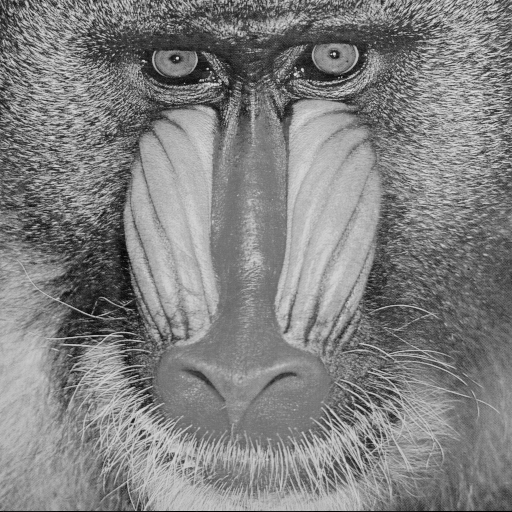
#> input picture MO443/Trabalhos/Trabalho_0/imagens/baboon.png, 512 x 512 px
$ python trabalho_0_exec_3.py imagens/baboon.png 5
#> lines starting #> are read from the running program, lines starting #| are printed output that depends on the picture; after the words box and inside, x2 and y2 are one past the last pixel; in counts of white or black regions, pixels touching at a corner belong together
'''
Trabalho - 0 - Exercicio 3
Aluno: Paulo Junio Reis Rodrigues
RA: 265674
'''
import cv2
import numpy as np
import sys

#Normalizacao de uma imagem de acordo com o g_min e o g_max
def NormalizarImagem (imagem, g_min, g_max):
    primeiroNumerador = (imagem - imagem.min()).astype('float64')
    primeiroDenominador = (imagem.max() - imagem.min())
    resultado = np.round(((g_max - g_min) * primeiroNumerador / primeiroDenominador + g_min)).astype(np.uint8) #Aplicando formula de normalizacao, depois arrendando os valores
    return resultado

#Pegando o plano de bit, de acordo com o plano proposto
def PegarPlanoDeBit(imagem, plano):
    imagemDoPlano = np.full((imagemOriginal.shape[0], imagemOriginal.shape[1]), 2 ** int(plano), np.uint8) #Criando uma matriz auxiliar com todos os valores 2 elavado a plano de bit escolhido
    resultado = (cv2.bitwise_and(imagemDoPlano, imagem)) #Multiplicado por 255, para uma melhor visualizacao
    return NormalizarImagem(resultado, 0,255)

if __name__ == "__main__":

    nomeDoArquivo, plano = sys.argv[1], int(sys.argv[2])
    if plano < 0 or plano > 7:
        print(f'Plano de bit {plano} invalido')
        sys.exit()

    imagemOriginal = cv2.imread(nomeDoArquivo, cv2.IMREAD_GRAYSCALE) #Leitura da imagem original
#> imagemOriginal is the input picture: shape (512, 512); min 0, max 230, mean 129.1
    imagemDoPlano = PegarPlanoDeBit(imagemOriginal, plano)
#> in PegarPlanoDeBit, `resultado = (cv2.bitwise_and(imagemDoPlano, imagem))`:
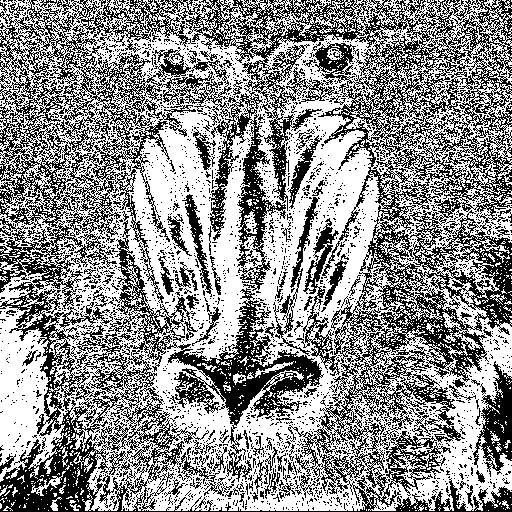
#> resultado: shape (512, 512); values 0 (black) and 32 (white), 56.3% white; black in thin lines or dots
#> in PegarPlanoDeBit, `resultado = (cv2.bitwise_and(imagemDoPlano, imagem))`: imagemDoPlano: shape (512, 512); every value is 32
#> in NormalizarImagem, `primeiroDenominador = (imagem.max() - imagem.min())`: primeiroDenominador = 32
#> in NormalizarImagem, `resultado = np.round(((g_max - g_min) * primeiroNumerador / primeiroDe..`: resultado: shape (512, 512); 56.3% white; black in thin lines or dots
    cv2.imwrite("outputs/exercice_3.png", imagemDoPlano)

$ run again, on MO443/Trabalhos/Trabalho_0/imagens/city.png
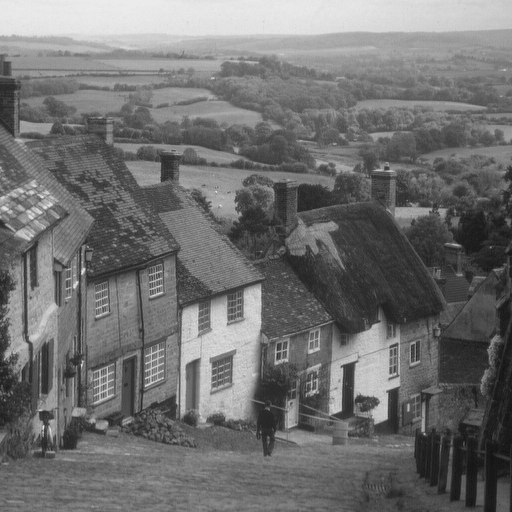
#> input picture MO443/Trabalhos/Trabalho_0/imagens/city.png, 512 x 512 px
#> imagemOriginal is the input picture: shape (512, 512); min 16, max 235, mean 112.2
#> in PegarPlanoDeBit, `resultado = (cv2.bitwise_and(imagemDoPlano, imagem))`:
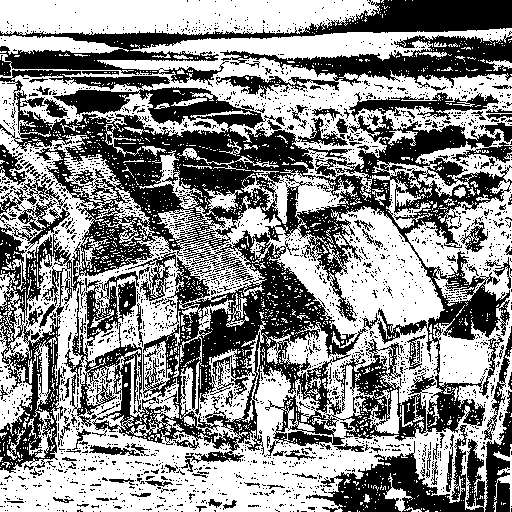
#> resultado: shape (512, 512); values 0 (black) and 32 (white), 54.7% white; 2425 black regions (2288 under 20 px), largest, box (x1, y1, x2, y2) and area: (0, 70, 512, 473) 76166, (0, 0, 512, 87) 10436, (216, 34, 512, 98) 6819
#> imagemDoPlano: shape (512, 512); every value is 32
#> primeiroDenominador = 32

$ run again, on MO443/Trabalhos/Trabalho_0/imagens/house.png
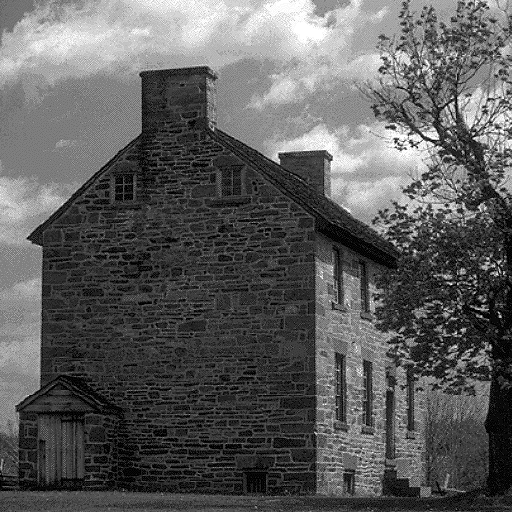
#> input picture MO443/Trabalhos/Trabalho_0/imagens/house.png, 512 x 512 px
#> imagemOriginal is the input picture: shape (512, 512); min 0, max 255, mean 92.9
#> in PegarPlanoDeBit, `resultado = (cv2.bitwise_and(imagemDoPlano, imagem))`:
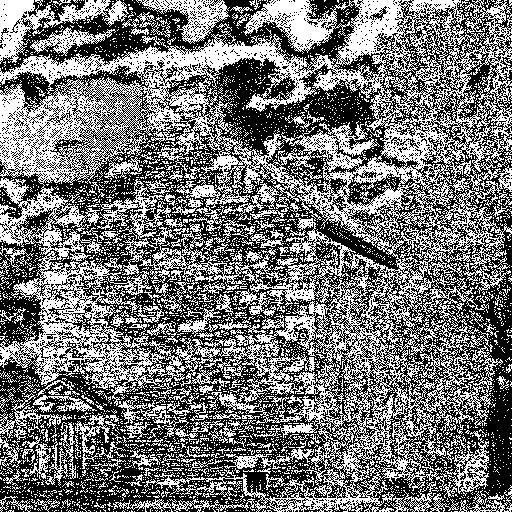
#> resultado: shape (512, 512); values 0 (black) and 32 (white), 46.2% white in thin lines or dots
#> imagemDoPlano: shape (512, 512); every value is 32
#> primeiroDenominador = 32
